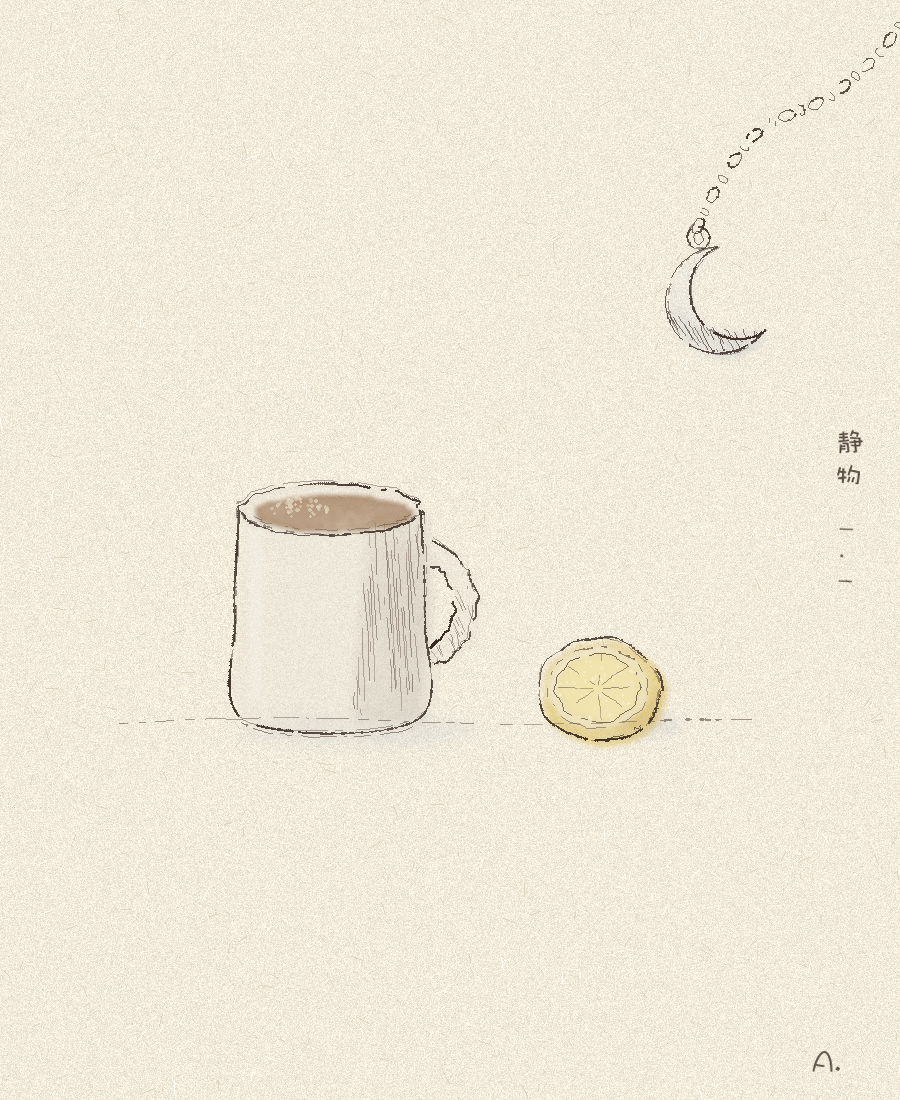

Write the Python code that produced this figure.
"""钢笔淡彩示例：一只马克杯、一颗切开的柠檬、一枚新月吊坠。
拷这个文件改。坐标全是变量，改构图只动那几个数。
先在下面写清楚三样东西各是哪件真事——没有真事不动手。
"""
import math
import os
import random
import sys

sys.path.insert(0, os.path.dirname(os.path.abspath(__file__)))
import penwash_lib as P
import numpy as np

SEED = 7
random.seed(SEED)
np.random.seed(SEED)

W, H = 900, 1100
P.set_size(W, H)
img = P.paper(W, H)

INK = P.INK
SOFT = P.INK_SOFT
COFFEE = (146, 104, 68)
COFFEE_LT = (206, 168, 124)
MUG = (232, 226, 214)
MUG_DK = (176, 168, 156)
LEMON = (226, 196, 96)
LEMON_LT = (240, 226, 160)
LEMON_PITH = (246, 240, 220)
SILVER_LT = (216, 220, 224)
SILVER = (180, 186, 194)
SHADOW = (186, 194, 200)

LINE = dict(ink=INK, width=(1.1, 2.2), alpha=(185, 245), wobble=1.1, gaps=0.04)
LINE_SOFT = dict(ink=SOFT, width=(0.7, 1.3), alpha=(110, 180), wobble=1.1, gaps=0.08)


def ru(r):
    return random.uniform(-r, r)


def crescent(cx, cy, r1, dx, dy, r2, n=64):
    """新月：大圆 (cx,cy,r1) 减去偏移 (dx,dy) 的圆 r2。返回闭合多边形。"""
    th2 = math.atan2(dy, dx)
    outer, inner = [], []
    for i in range(n * 3):
        a = 2 * math.pi * i / (n * 3)
        x, y = cx + r1 * math.cos(a), cy + r1 * math.sin(a)
        if (x - (cx + dx)) ** 2 + (y - (cy + dy)) ** 2 > r2 * r2:
            outer.append(((a - th2) % (2 * math.pi), (x, y)))
    for i in range(n * 3):
        a = 2 * math.pi * i / (n * 3)
        x, y = cx + dx + r2 * math.cos(a), cy + dy + r2 * math.sin(a)
        if (x - cx) ** 2 + (y - cy) ** 2 < r1 * r1:
            inner.append(((math.atan2(y - cy, x - cx) - th2) % (2 * math.pi), (x, y)))
    outer.sort(key=lambda t: t[0])
    inner.sort(key=lambda t: -t[0])
    return [p for _, p in outer] + [p for _, p in inner]


# ---------- 构图坐标 ----------
table_y = 720          # 桌面线，三样东西的底都落在这条线 ±10px
mx, my = 330, table_y  # 马克杯底部中心
mw, mh = 92, 210       # 杯半宽、杯高
lx, ly = 600, table_y - 30   # 柠檬中心
px, py = 720, 300      # 吊坠中心

# ---------- 投影（先画，压在最底下） ----------
img = P.wash(img, P.blob(mx + 18, my + 8, mw + 30, 16, k=18, rough=0.1), SHADOW, alpha=(40, 60), offset=(10, 3), feather=6, layers=1, edge=0.0, texture=0.4)
img = P.wash(img, P.blob(lx + 10, ly + 34, 66, 12, k=16, rough=0.1), SHADOW, alpha=(40, 60), offset=(8, 2), feather=5, layers=1, edge=0.0, texture=0.4)

# ---------- 马克杯 ----------
# 杯身：一个上宽下窄一点的梯形，竖边手画着微弯
body = [(mx - mw, my - mh), (mx - mw - 3, my - mh * 0.5), (mx - mw + 6, my), (mx + mw - 6, my), (mx + mw + 3, my - mh * 0.5), (mx + mw, my - mh)]
body_sm = P.catmull(body, per=10)
img = P.wash(img, body_sm + [(mx + mw, my - mh)], MUG, alpha=(60, 90), offset=(6, 4), feather=3, layers=2, edge=0.35, texture=0.5)
# 右侧暗部：一片深一点的 wash + 竖排线
dark = [(mx + 20, my - 4), (mx + mw - 6, my - 2), (mx + mw + 2, my - mh * 0.5), (mx + mw - 2, my - mh + 4), (mx + 36, my - mh + 8)]
img = P.wash(img, dark, MUG_DK, alpha=(60, 90), offset=(4, 3), feather=6, layers=1, edge=0.3, texture=0.5)
img = P.hatch(img, P.poly_mask(dark, shrink=2), angle=86, spacing=3.4, ink=SOFT, alpha=(90, 160), width=(0.6, 1.2), length=(0.4, 0.9), density=0.8)
# 高光留白：左侧一条竖的
img = P.wash(img, [(mx - mw + 10, my - mh + 20), (mx - mw + 24, my - mh + 18), (mx - mw + 22, my - 20), (mx - mw + 12, my - 24)], (246, 242, 234), alpha=(90, 130), offset=(0, 0), feather=2, layers=1, edge=0.0, texture=0.2)
# 杯口：椭圆别画圆；里面的咖啡是一片深色椭圆，边上一圈留白当奶泡
img = P.wash(img, P.ellipse_pts(mx, my - mh, mw, 26, n=40, rough=0.04), MUG, alpha=(80, 110), offset=(0, 0), feather=2, layers=1, edge=0.4, texture=0.3)
img = P.wash(img, P.ellipse_pts(mx + 2, my - mh + 3, mw - 14, 18, n=40, rough=0.05), COFFEE, alpha=(110, 150), offset=(2, 1), feather=2, layers=2, edge=0.5, texture=0.5)
img = P.speckle(img, P.ellipse_pts(mx - 30, my - mh - 2, 30, 10, n=24), LEMON_PITH, n=40, r=(0.8, 2.0), alpha=(90, 160))
# 轮廓：主线 overdraw，杯口两道弧
img = P.pen_path(img, body_sm, overdraw=1, **LINE)
img = P.pen_ellipse(img, mx, my - mh, mw, 26, rough=0.05, overdraw=1, **LINE)
img = P.pen_arc(img, mx + 2, my - mh + 3, mw - 14, 18, 10, 170, rough=0.06, **LINE_SOFT)
img = P.pen_arc(img, mx, my, mw - 4, 18, 10, 170, rough=0.05, **LINE_SOFT)   # 杯底那道弧
# 把手：先 wash 一条环带，再排线，最后描外弧内弧（线永远最后画，不然被 wash 压淡）
hx, hy = mx + mw - 4, my - mh * 0.55
handle_band = P.ellipse_pts(hx, hy, 58, 64, n=30, rough=0.03, start=math.radians(-75), end=math.radians(75)) + \
    P.ellipse_pts(hx, hy, 36, 44, n=30, rough=0.03, start=math.radians(75), end=math.radians(-75))
img = P.wash(img, handle_band, MUG, alpha=(60, 90), offset=(4, 3), feather=2.5, layers=1, edge=0.35, texture=0.4)
img = P.hatch(img, P.poly_mask(P.ellipse_pts(hx, hy, 58, 64, n=20, start=math.radians(-20), end=math.radians(75)) +
                               P.ellipse_pts(hx, hy, 36, 44, n=20, start=math.radians(75), end=math.radians(-20)), shrink=1),
              angle=70, spacing=3.4, ink=SOFT, alpha=(80, 150), width=(0.6, 1.1), length=(0.4, 0.9), density=0.75)
img = P.pen_arc(img, hx, hy, 58, 64, -75, 75, rough=0.05, overdraw=1, **LINE)
img = P.pen_arc(img, hx, hy, 36, 44, -70, 70, rough=0.06, **LINE)

# ---------- 半颗柠檬 ----------
# 外皮：一个稍扁的 blob；切面：内一圈白瓤 + 八瓣放射线
skin = P.blob(lx, ly, 62, 52, k=22, rough=0.05)
img = P.wash(img, skin, LEMON, alpha=(100, 140), offset=(5, 4), feather=3, layers=2, edge=0.45, texture=0.55)
img = P.wash(img, [(lx + 10, ly + 48), (lx + 56, ly + 30), (lx + 62, ly - 10), (lx + 40, ly + 10)], (196, 160, 70), alpha=(50, 80), offset=(3, 2), feather=6, layers=1, edge=0.3, texture=0.5)
pith = P.ellipse_pts(lx - 2, ly - 2, 50, 41, n=36, rough=0.04)
img = P.wash(img, pith, LEMON_PITH, alpha=(150, 190), offset=(0, 0), feather=2, layers=1, edge=0.2, texture=0.2)
pulp = P.ellipse_pts(lx - 2, ly - 2, 42, 34, n=36, rough=0.05)
img = P.wash(img, pulp, LEMON_LT, alpha=(90, 126), offset=(2, 1), feather=2, layers=2, edge=0.4, texture=0.5)
for i in range(8):
    a = i * math.pi / 4 + ru(0.12)
    img = P.pen_path(img, [(lx - 2 + 6 * math.cos(a), ly - 2 + 5 * math.sin(a)), (lx - 2 + 40 * math.cos(a) + ru(2), ly - 2 + 32 * math.sin(a) + ru(2))],
                     ink=SOFT, width=(0.6, 1.1), alpha=(100, 160), wobble=0.8, smooth=False, gaps=0.1)
img = P.speckle(img, pulp, (250, 246, 230), n=50, r=(0.5, 1.4), alpha=(70, 130))
img = P.pen_path(img, skin + [skin[0]], overdraw=1, **LINE)
img = P.pen_path(img, pith + [pith[0]], **LINE_SOFT)
img = P.pen_path(img, pulp, ink=INK, width=(0.8, 1.5), alpha=(150, 215), wobble=0.9, gaps=0.06, per=4)
# 皮的厚度：右下一小段深线
img = P.pen_arc(img, lx, ly, 60, 50, 20, 80, rough=0.06, ink=INK, width=(1.0, 1.8), alpha=(170, 230), wobble=0.8)

# ---------- 新月吊坠（银 = 留白 + 一条深边） ----------
moon = crescent(px, py, 54, 18, -10, 48)
img = P.wash(img, moon, SILVER_LT, alpha=(28, 44), offset=(4, 3), feather=3, layers=2, edge=0.3, texture=0.5)
img = P.wash(img, [moon[i] for i in range(0, len(moon) // 3)] + [(px - 10, py + 30)], SILVER, alpha=(56, 86), offset=(4, 3), feather=5, layers=1, edge=0.4, texture=0.5)
img = P.hatch(img, P.poly_mask([moon[i] for i in range(0, len(moon) // 3)] + [(px - 14, py + 24)], shrink=1), angle=60, spacing=3.2, ink=INK, alpha=(110, 190), width=(0.7, 1.3), length=(0.45, 0.9), density=0.85)
img = P.pen_path(img, moon + [moon[0]], ink=INK, width=(1.0, 1.9), alpha=(180, 240), wobble=0.8, gaps=0.03, per=4, overdraw=1)
# 顶环 + 链子往右上甩出画外
ring_y = py - 62
img = P.pen_ellipse(img, px - 22, ring_y, 11, 12, rough=0.05, overdraw=1, **LINE)
img = P.pen_ellipse(img, px - 22, ring_y, 5, 6, rough=0.06, ink=INK, width=(0.9, 1.6), alpha=(160, 230), wobble=0.6)
chain = P.catmull([(px - 22, ring_y - 12), (px - 4, 190), (px + 40, 130), (px + 110, 96), (px + 170, 40), (px + 210, -30)], per=10)
acc, last, nodes = 0.0, chain[0], [chain[0]]
for p in chain[1:]:
    acc += math.hypot(p[0] - last[0], p[1] - last[1])
    last = p
    if acc >= 15.0:
        nodes.append(p)
        acc = 0.0
for i in range(len(nodes) - 1):
    x, y = nodes[i]
    if y < -10:
        break
    ang = math.atan2(nodes[i + 1][1] - y, nodes[i + 1][0] - x)
    if i % 2 == 0:
        img = P.pen_ellipse(img, x, y, 8.4, 5.0, rot=ang, rough=0.06, n=20, ink=INK, width=(0.9, 1.7), alpha=(160, 235), wobble=0.5)
    else:
        img = P.pen_ellipse(img, x, y, 5.4, 3.0, rot=ang + math.pi / 2, rough=0.08, n=16, ink=INK, width=(0.8, 1.4), alpha=(140, 210), wobble=0.4)

# ---------- 桌面线：断断续续的一条 ----------
img = P.pen_path(img, [(120, table_y + 2), (300, table_y - 2), (520, table_y + 3), (760, table_y - 1)], ink=SOFT, width=(0.8, 1.4), alpha=(110, 170), wobble=1.2, gaps=0.14)

# ---------- 署名：右侧竖写主题 + 日期，角落一个字母 ----------
img = P.vertical_text(img, "静物", (836, 420), size=28, alpha=200, gap=6)
img = P.vertical_text(img, "一·一", (836, 512), size=22, alpha=160, gap=4)
img = P.pen_text(img, "A.", (812, 1040), size=30, alpha=190)

out = os.path.join(os.path.dirname(os.path.abspath(__file__)), "example.png")
img.convert("RGB").save(out, quality=95)
print(out)
